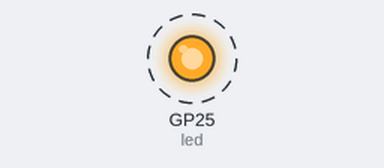
Recording of a program running on a simulated Raspberry Pi Pico running MicroPython. Parts: output pins drawn as LEDs (lit = HIGH). Dashed ring = blinking.

Above: at 0.2 s.
Timing chart, 0 to 3.0 s (numbered marks = the images above):
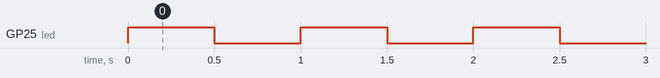

The program:

LEDBlink.py
```python
# Blinking LED Program

# By RaspiKidd 05.09.2022

# Simple program blinking the internal pico LED on and off


from machine import Pin
from utime import sleep

led = Pin(25, Pin.OUT)

while True:
    led.on()
    sleep(0.5)
    led.off()
    sleep(0.5)
```

Measured:
- by itself, GP25 (led): alternates HIGH for 0.50 s and LOW for 0.50 s
